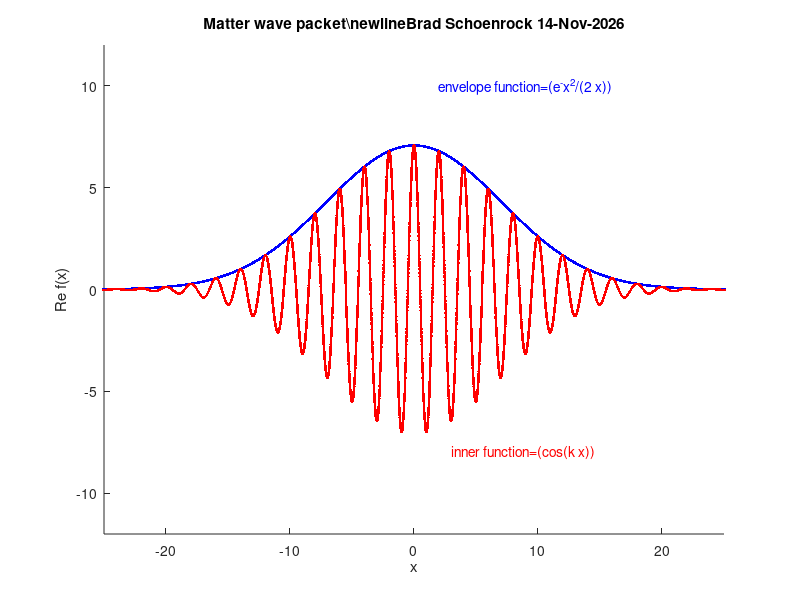

MATLAB code to generate this figure:
%this program plots a matter wave packet
%version 2008-01-17 B.S.

clear all;

x=(-10*pi:pi/1000:10*pi)';

E=10/sqrt(2)*exp(-x.^2/(4*25));

F1=(E.*cos(pi*x));

figure;
hold on;

ttla=('Matter wave packet');
tt2='Brad Schoenrock ';
tta=[ttla,'\newline',tt2,date];
title(tta)
xlabel('x');
ylabel('Re f(x)');
axis([-25 25  -12 12]);

plot(x,E,'b.');
text(2,10,'envelope function=(e^-x^2/(2 x))','color','blue');
plot(x,F1,'r.');
text(3,-8,'inner function=(cos(k x))','color','red');

hold off
